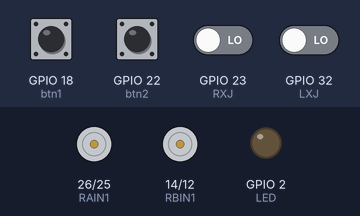
Bench run of a sketch on a simulated ESP32. Shown: motor-driver pin pairs drawn as motors (green arrow = first pin HIGH = forward, orange = second pin HIGH = backward, longer = more drive, scaled by the enable pin), output pins drawn as LEDs (lit = HIGH). The inputs (shaded band) are chosen by the test bench; at power-on: GPIO 18 (btn1), GPIO 22 (btn2) HIGH, GPIO 23 (RXJ), GPIO 32 (LXJ) LOW. Nothing arrives over Bluetooth unless stated; a phone connects over Bluetooth LE 3 s after start; pins used as bus, display or sensor lines are not drawn; what the sketch prints to the serial monitor is not drawn.

Above: at 1.2 s.
1.3 s: GPIO 22 (btn2) pulled LOW for 0.15 s
2.9 s: GPIO 18 (btn1) pulled LOW for 0.15 s
At 3.9 s:
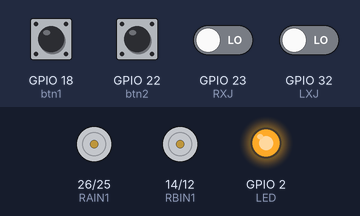
4.5 s: GPIO 18 (btn1) pulled LOW for 1 s
At 5.7 s:
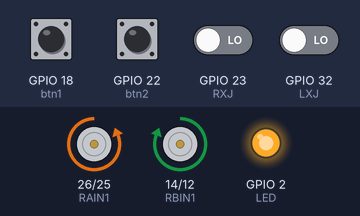
7.0 s: GPIO 23 (RXJ) driven HIGH
At 8.2 s:
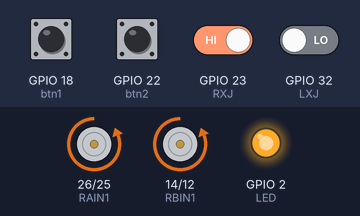
8.5 s: GPIO 32 (LXJ) driven HIGH
At 9.6 s:
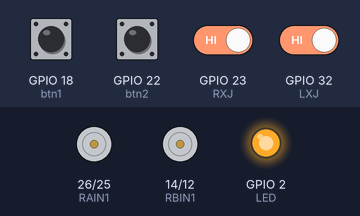
11.0 s: GPIO 23 (RXJ) driven LOW
At 11.9 s:
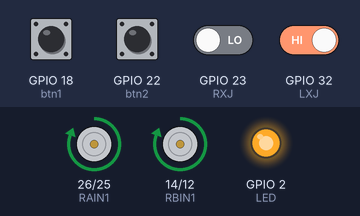
Timing chart, 0 to 14.0 s (numbered marks = the images above; inputs shaded):
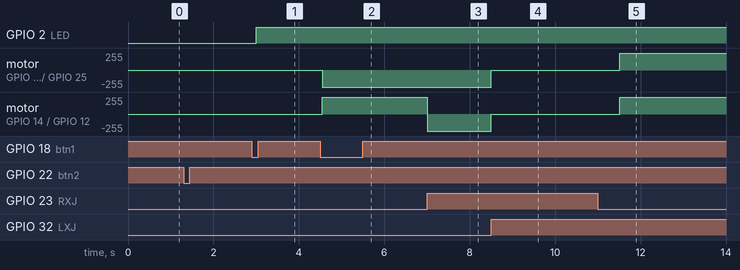

Measured:
- after the input at 2.9 s, GPIO 2 (LED): LOW → HIGH after 0.10 s
- after the input at 4.5 s, motor on GPIO 26 (RAIN1) / GPIO 25 (RAIN2): stopped → backward 255/255 after 0.05 s; motor on GPIO 14 (RBIN1) / GPIO 12 (RBIN2): stopped → forward 255/255 after 0.05 s
- after the input at 7.0 s, motor on GPIO 14 (RBIN1) / GPIO 12 (RBIN2): forward 255/255 → backward 255/255 at once
- after the input at 8.5 s, motor on GPIO 26 (RAIN1) / GPIO 25 (RAIN2), motor on GPIO 14 (RBIN1) / GPIO 12 (RBIN2): backward 255/255 → stopped at once
- after the input at 11.0 s, motor on GPIO 26 (RAIN1) / GPIO 25 (RAIN2), motor on GPIO 14 (RBIN1) / GPIO 12 (RBIN2): stopped → forward 255/255 after 0.51 s

The sketch:

smart_car.ino
```cpp
#include <BLEDevice.h>
#include <BLEServer.h>
#include <BLEUtils.h>
#include <BLE2902.h>
//CarMottoDefine
#define RBIN2 12
#define RPWMB 13
#define RBIN1 14
#define RAIN2 25
#define RAIN1 26
#define RSTBY 27
#define RPWMA 33

#define LPWMA 22
#define LAIN2 23
#define LAIN1 18
#define LSTBY 5
#define LBIN1 4
#define LBIN2 19
#define LPWMB 21

#define servo 5
#define Trig 15
#define Echo  4

int LED = 2;
int btn1=18;
//int BEEP=19;
int btn2=22;
int LXJ=32;
int RXJ=23;
int num=0,a=0;
int flag=0;
int distance=0;
int left_distance=0;
int right_distance=0;
hw_timer_t *timer=NULL;//创建一个定时器结构体
void pinModeinit()
{
  //RightMottoPinInit
  pinMode(RSTBY,OUTPUT);
  pinMode(RPWMA,OUTPUT);
  pinMode(RPWMB,OUTPUT);
  pinMode(RAIN1,OUTPUT);
  pinMode(RAIN2,OUTPUT);
  pinMode(RBIN1,OUTPUT);
  pinMode(RBIN2,OUTPUT);
  pinMode(LXJ,INPUT);
  pinMode(RXJ,INPUT);
  pinMode(btn1,INPUT_PULLUP);
  pinMode(btn2,INPUT_PULLUP);
//  pinMode(BEEP,OUTPUT);
  pinMode(LED,OUTPUT);
}
//car_dir_contorl
void Before()
{
  digitalWrite(RSTBY,HIGH);
  digitalWrite(RPWMA,HIGH);
  digitalWrite(RPWMB,HIGH);
  digitalWrite(RAIN1,LOW);
  digitalWrite(RAIN2,HIGH);
  digitalWrite(RBIN1,HIGH);
  digitalWrite(RBIN2,LOW);
}
void Left()//01
{
  digitalWrite(RSTBY,HIGH);
  digitalWrite(RPWMA,HIGH);
  digitalWrite(RPWMB,HIGH);
  digitalWrite(RAIN1,LOW);
  digitalWrite(RAIN2,HIGH);
  digitalWrite(RBIN1,LOW);
  digitalWrite(RBIN2,HIGH);
}
void Right()//10
{
  digitalWrite(RSTBY,HIGH);
  digitalWrite(RPWMA,HIGH);
  digitalWrite(RPWMB,HIGH);
  digitalWrite(RAIN1,HIGH);
  digitalWrite(RAIN2,LOW);
  digitalWrite(RBIN1,HIGH);
  digitalWrite(RBIN2,LOW);
}

void Back()
{
  digitalWrite(RSTBY,HIGH);
  digitalWrite(RPWMA,HIGH);
  digitalWrite(RPWMB,HIGH);
  digitalWrite(RAIN1,HIGH);
  digitalWrite(RAIN2,LOW);
  digitalWrite(RBIN1,LOW);
  digitalWrite(RBIN2,HIGH);
}
void Stop()
{
  digitalWrite(RSTBY,HIGH);
  digitalWrite(RPWMA,HIGH);
  digitalWrite(RPWMB,HIGH);
  digitalWrite(RAIN1,LOW);
  digitalWrite(RAIN2,LOW);
  digitalWrite(RBIN1,LOW);
  digitalWrite(RBIN2,LOW);
}
//BLEInit
BLEServer *pServer = NULL;
BLECharacteristic * pTxCharacteristic;
bool deviceConnected = false;
bool oldDeviceConnected = false;
uint8_t txValue = 0;

// See the following for generating UUIDs:
// https://www.uuidgenerator.net/

#define SERVICE_UUID           "6E400001-B5A3-F393-E0A9-E50E24DCCA9E" // UART service UUID
#define CHARACTERISTIC_UUID_RX "6E400002-B5A3-F393-E0A9-E50E24DCCA9E"
#define CHARACTERISTIC_UUID_TX "6E400003-B5A3-F393-E0A9-E50E24DCCA9E"


class MyServerCallbacks: public BLEServerCallbacks {
    void onConnect(BLEServer* pServer) {
      deviceConnected = true;
    };

    void onDisconnect(BLEServer* pServer) {
      deviceConnected = false;
    }
};

class MyCallbacks: public BLECharacteristicCallbacks {
    void onWrite(BLECharacteristic *pCharacteristic) {
      std::string rxValue = pCharacteristic->getValue();
      if (rxValue.length() > 0) {
        Serial.println("*********");
        Serial.print("Received Value: ");

        for (int i = 0; i < rxValue.length(); i++) {
          Serial.print(rxValue[i]);
        }
        // Do stuff based on the command received from the app
        if (rxValue.find("Q") != -1) {
          Serial.print("behind!");
          Before();
        }
        else if (rxValue.find("H") != -1) {
          Serial.print("Turning Back!");
          Back();
        }
        else if (rxValue.find("Z") != -1) {
          Serial.print("Turning Left!");
          Left();
        }
        else if (rxValue.find("Y") != -1) {
          Serial.print("Turning Right!");
          Right();
        }
        else if (rxValue.find("S") != -1) {
          Serial.print("Turning Stop!");
          Stop();
        }

//        Serial.println();
//        Serial.println("*********");
//        while(rxValue.find("EXIT") != -1)
//        {
//          delay(1000);
//          Serial.println("NOW BLE() EXIT!");
//          break;
//        }
//        Serial.println();
        Serial.println("*********");
      }
    }
};
void BLEInit()
{
      // Create the BLE Device

  BLEDevice::init("ESP32 UART Test"); // Give it a name
   // Create the BLE Server
  pServer = BLEDevice::createServer();
  pServer->setCallbacks(new MyServerCallbacks());

  // Create the BLE Service
  BLEService *pService = pServer->createService(SERVICE_UUID);

  // Create a BLE Characteristic
  pTxCharacteristic = pService->createCharacteristic(
                    CHARACTERISTIC_UUID_TX,
                    BLECharacteristic::PROPERTY_NOTIFY
                  );

  pTxCharacteristic->addDescriptor(new BLE2902());

  BLECharacteristic * pRxCharacteristic = pService->createCharacteristic(
                       CHARACTERISTIC_UUID_RX,
                      BLECharacteristic::PROPERTY_WRITE
                    );

  pRxCharacteristic->setCallbacks(new MyCallbacks());

  // Start the service
  pService->start();

  // Start advertising
  pServer->getAdvertising()->start();
  Serial.println("Waiting a client connection to notify...");
}
//function_control
void BLE()
{
    if (deviceConnected) {
      digitalWrite(LED,HIGH);
      pTxCharacteristic->setValue(&txValue, 1);
      pTxCharacteristic->notify();
      txValue++;
      delay(10); // bluetooth stack will go into congestion, if too many packets are sent
    }

    // disconnecting
    if (!deviceConnected && oldDeviceConnected) {
        delay(500); // give the bluetooth stack the chance to get things ready
        pServer->startAdvertising(); // restart advertising
        Serial.println("start advertising");
        oldDeviceConnected = deviceConnected;
        delay(1000);
        digitalWrite(LED,LOW);
    }
    // connecting
    if (deviceConnected && !oldDeviceConnected) {
    // do stuff here on connecting
        oldDeviceConnected = deviceConnected;
    }
// Serial.print("BLE():");
// Serial.println(num);
}
void XJ()
{
  Serial.println("XJ()");
  if(digitalRead(LXJ)==1&&digitalRead(RXJ)==0)
  {
    Serial.println("Right()");
    Right();
    delay(50);
  }
  if(digitalRead(RXJ)==1&&digitalRead(LXJ)==0)
  {
    Serial.println("Left()");
    Left();
    delay(50);
  }
  if(digitalRead(LXJ)==0 && digitalRead(RXJ)==0)
  {
    Serial.println("Before()");
    Before();
  }
  if(digitalRead(LXJ)==1 && digitalRead(RXJ)==1)
  {
    Serial.println("Stop()");
    Stop();
    delay(1000);
  }
 Serial.print("XJ():");
 Serial.println(num);
}

int measure()
{
  digitalWrite(Trig,HIGH);
  delayMicroseconds(20);
  digitalWrite(Trig,LOW);
  while(digitalRead(Echo)==0);//一旦收到D7信号
  int s=micros();
  while(digitalRead(Echo)==1);
  int e=micros();
  return e-s;
}
void check_behind()
{
    digitalWrite(servo,HIGH);
    delayMicroseconds(1500);
    digitalWrite(servo,LOW);
    delay(18);
    delayMicroseconds(500);//前
}
void check_right()
{
    digitalWrite(servo,HIGH);
    delayMicroseconds(1000);
    digitalWrite(servo,LOW);
    delay(19);//右
}
void check_left()
{
    digitalWrite(servo,HIGH);
    delayMicroseconds(2000);
    digitalWrite(servo,LOW);
    delay(18);//左
}

void IRAM_ATTR timer_event()//中断处理函数，每秒执行一次
{
    check_left();
    measure();
    left_distance=measure()/58;
    delay(250);
    check_right();
    measure();
    right_distance=measure()/58;
    delay(250);
}

void timerInit()
{
      timer = timerBegin(0,80,true);
    // 配置定时器 这里使用的是定时器0(一共四个0123)
    // 80是这个定时器的分频系数 由于定时器基频是80Mhz
    // 这里设置80 就是1Mhz 就能保证定时器1us记录一次
    // true表面该定时器向上计数
    timerAttachInterrupt(timer,&timer_event,true);
    // 配置定时器的中断函数 true表示边沿触发
    timerAlarmWrite(timer,1000000000,true);
    // 设置定时器的报警值 当计时器计数值达到1000000时触发中断
    // true表示重加载
    timerAlarmEnable(timer);
    // 使能定时器报警
}

void BZ()
{
  Serial.println("BZ()");
  check_behind();
  delay(50);
  measure();
  distance=measure()/58;
//  Serial.print("distance:");
//  Serial.print(distance);
//  Serial.println("cm");
//  delay(500);
  if(distance<=25)
  {
    Stop();
    delay(300);
    timer_event();
    if(left_distance>right_distance)
    {
      Left();
      delay(600);
    }
    else if(left_distance<right_distance)
    {
      Right();
      delay(600);
    }
    else
    {
      Back();
      delay(300);
    }
  }
  else
  {
    Before();
  }
 Serial.print("BZ():");
 Serial.println(num);
}

void setup() {
  Serial.begin(115200);
  pinModeinit();
  attachInterrupt(btn1, testProgram, FALLING);
  attachInterrupt(btn2, testProgram1, FALLING);
  BLEInit();
  digitalWrite(LED,LOW);
  digitalWrite(Trig,LOW);
  flag=0;
  timerInit();
}

void loop() {

  if(flag==1)
  {
    if(num==0)
    {
      Stop();
    }
    if(num==1)
    {
          BLE();
    }
    if(num==2)
    {
          XJ();
    }
    if(num==3)
    {
          BZ();
          delay(200);
    }
  }
}
void testProgram() {
      //中断处理函数testProgram()
  if(digitalRead(btn1)==0)
  {
    delay(50);
  if(digitalRead(btn1)==0)
  {
    num=num+1;

    if(3<num)
    {
      num=0;
      Serial.print("num is reset");
    }
    Serial.print("num:");
    Serial.println(num);
  }
  }
}
void testProgram1() {
   //中断处理函数testProgram()
   if(digitalRead(btn2)==0)
   {
      delay(50);
     if(digitalRead(btn2)==0)
     {
        switch(flag)
        {
         case 0:
           flag=flag+1;
           Serial.print("now flag is:");
           Serial.println(flag);
           delay(50);
           break;
         case 1:
           flag=flag-1;
           Serial.print("now flag is:");
           Serial.println(flag);
           delay(50);
           break;
        }
     }
   }
}
```
